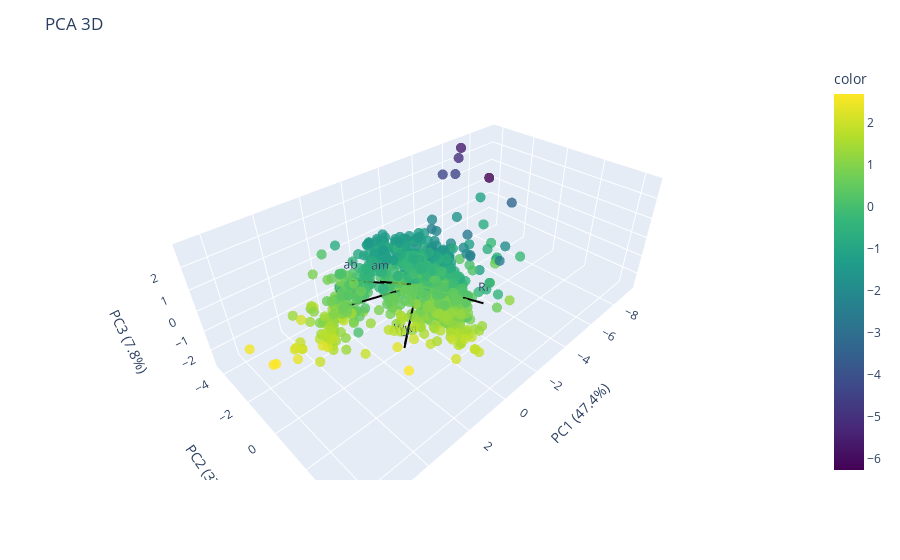

The notebook cell this image was saved under:
### Code cell
fig = px.scatter_3d(
    pca_df,
    x="PC1",
    y="PC2",
    z="PC3",
    color=final_df['Wwi'],
    hover_name="species",
    color_continuous_scale=px.colors.sequential.Viridis,
    opacity=0.8
)

loadings = pca.components_.T * np.sqrt(pca.explained_variance_)

scale = 3  

for i, feature in enumerate(features):
    fig.add_trace(
        go.Scatter3d(
            x=[0, loadings[i, 0] * scale],
            y=[0, loadings[i, 1] * scale],
            z=[0, loadings[i, 2] * scale],
            mode="lines+text",
            line=dict(color="black", width=4),
            text=[None, feature],
            textposition="top center",
            name=feature,
            showlegend=False
        )
    )

fig.update_layout(
    title="PCA 3D",
    scene=dict(
        xaxis_title=f"PC1 ({explained_var[0]:.1f}%)",
        yaxis_title=f"PC2 ({explained_var[1]:.1f}%)",
        zaxis_title=f"PC3 ({explained_var[2]:.1f}%)",
    ),
)
fig.update_traces(marker=dict(size=3.5))  

fig.show()

### Figure 1 — Plotly figure (JSON) as saved in the notebook; plotly's stock layout.template omitted (floating-point values rounded to 4 significant figures; data arrays with more than 128 entries replaced by an {"elided": "..."} marker saying what was removed)
{"data": [{"hovertemplate": "<b>%{hovertext}</b><br><br>PC1=%{x}<br>PC2=%{y}<br>PC3=%{z}<br>color=%{marker.color}<extra></extra>", "hovertext": {"elided": "1108 str values"}, "legendgroup": "", "marker": {"color": {"elided": "1108 float values"}, "coloraxis": "coloraxis", "opacity": 0.8, "size": 3.5, "symbol": "circle"}, "mode": "markers", "name": "", "scene": "scene", "showlegend": false, "type": "scatter3d", "x": {"elided": "1108 float values"}, "y": {"elided": "1108 float values"}, "z": {"elided": "1108 float values"}}, {"line": {"color": "black", "width": 4}, "marker": {"size": 3.5}, "mode": "lines+text", "name": "am", "showlegend": false, "text": [null, "am"], "textposition": "top center", "type": "scatter3d", "x": [0, 2.326], "y": [0, 0.6743], "z": [0, 1.741]}, {"line": {"color": "black", "width": 4}, "marker": {"size": 3.5}, "mode": "lines+text", "name": "Wwi", "showlegend": false, "text": [null, "Wwi"], "textposition": "top center", "type": "scatter3d", "x": [0, 2.295], "y": [0, 1.797], "z": [0, -0.4877]}, {"line": {"color": "black", "width": 4}, "marker": {"size": 3.5}, "mode": "lines+text", "name": "Ri", "showlegend": false, "text": [null, "Ri"], "textposition": "top center", "type": "scatter3d", "x": [0, -0.844], "y": [0, 2.744], "z": [0, 0.1478]}, {"line": {"color": "black", "width": 4}, "marker": {"size": 3.5}, "mode": "lines+text", "name": "Wwb", "showlegend": false, "text": [null, "Wwb"], "textposition": "top center", "type": "scatter3d", "x": [0, 2.387], "y": [0, -1.533], "z": [0, -0.5818]}, {"line": {"color": "black", "width": 4}, "marker": {"size": 3.5}, "mode": "lines+text", "name": "Li", "showlegend": false, "text": [null, "Li"], "textposition": "top center", "type": "scatter3d", "x": [0, 2.262], "y": [0, 1.716], "z": [0, -0.7527]}, {"line": {"color": "black", "width": 4}, "marker": {"size": 3.5}, "mode": "lines+text", "name": "ab", "showlegend": false, "text": [null, "ab"], "textposition": "top center", "type": "scatter3d", "x": [0, 1.845], "y": [0, -1.952], "z": [0, 0.1553]}], "layout": {"coloraxis": {"colorbar": {"title": {"text": "color"}}, "colorscale": [[0, "#440154"], [0.1111, "#482878"], [0.2222, "#3e4989"], [0.3333, "#31688e"], [0.4444, "#26828e"], [0.5556, "#1f9e89"], [0.6667, "#35b779"], [0.7778, "#6ece58"], [0.8889, "#b5de2b"], [1, "#fde725"]]}, "legend": {"tracegroupgap": 0}, "margin": {"t": 60}, "scene": {"domain": {"x": [0, 1], "y": [0, 1]}, "xaxis": {"title": {"text": "PC1 (47.4%)"}}, "yaxis": {"title": {"text": "PC2 (37.6%)"}}, "zaxis": {"title": {"text": "PC3 (7.8%)"}}}, "title": {"text": "PCA 3D"}}}
